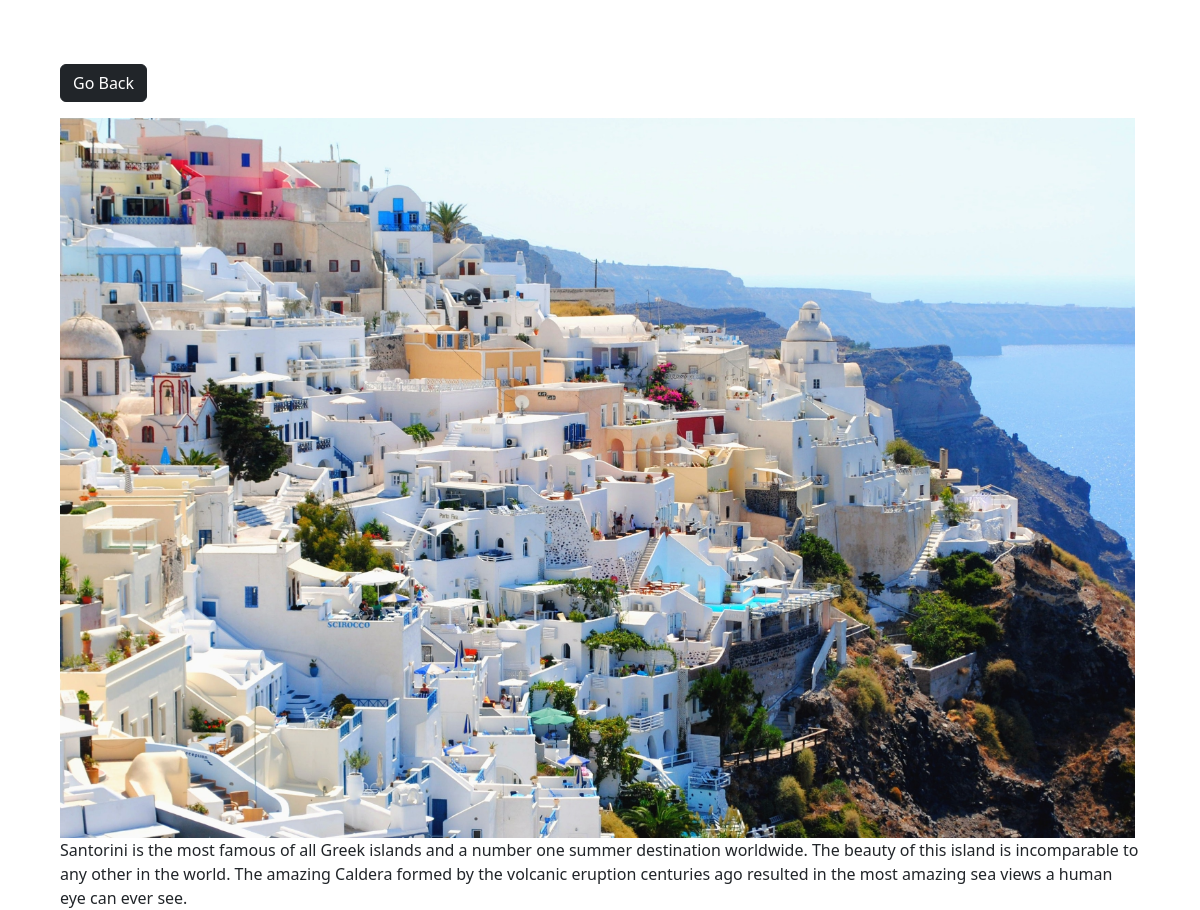
Screenshot of /photo/3 with the database file from the repository.
### photos/models.py (models this page shows, shortened)
class Photo(models.Model):
    category=models.ForeignKey(Category, on_delete=models.SET_NULL,null=True,blank=True)
    description=models.TextField(null=True)
    image = models.ImageField(default='DEFAULT VALUE')

### photos/views.py (the view)
# urls.py: path('photo/<str:pk>',views.viewPhoto ,name= 'photo'),
def viewPhoto(request,pk):
    photo = Photo.objects.get(id=pk)
    return render(request,'photos/photo.html',{'photo':photo})

### photos/templates/photos/photo.html (shortened to what this page needs)
<!DOCTYPE html>
<html lang="en">
<head>
    <link href="https://cdn.jsdelivr.net/npm/bootstrap@5.2.0-beta1/dist/css/bootstrap.min.css" rel="stylesheet">
</head>
<body class="m-5">
    <div class="container">
        <div class="row justify-content-center">
            <div class="col">
                <a class="btn btn-dark my-3" href="{% url 'gallery' %}">Go Back</a>
            </div>
            <div style="height: 90vh;">
               <img style="max-width: 100%; max-height:100%;" src="{{photo.image.url}}" alt="">
               <p>{{photo.description}}</p>
            </div>
        </div>
    </div>
</body>
</html>

### rows the page displays
Photo: image (picture), description "Santorini is the most famous of all Greek islands and a number one summer destination worldwide. The beauty of this island is incomparable to any other in the world. The amazing Caldera formed by the volcanic eruption centuries ago resulted in the most amazing sea views a human eye can ever see."
